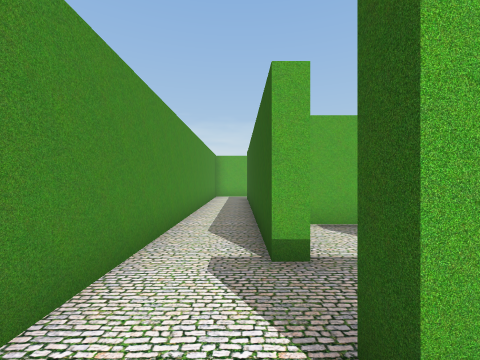
View 1 (above)

24 first-person views from a walk through a scene from a Unity 3-D project. The camera is 1.3 m above the floor, looks level and sees 90° across. The floor is counted in squares, 1.35 m on a side. Each view is taken from the middle of a square. On the plan, view 1 faces up. The plan holds only what a view shows up to about 10 squares ahead; the rest is blank. The place goes on beyond the plan. The player is left out.

View 2
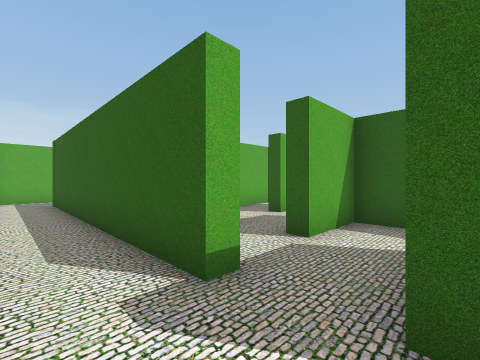

View 3
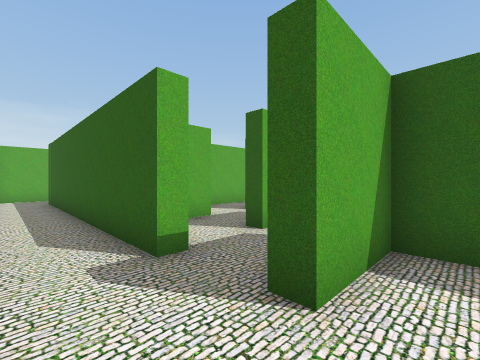

View 4
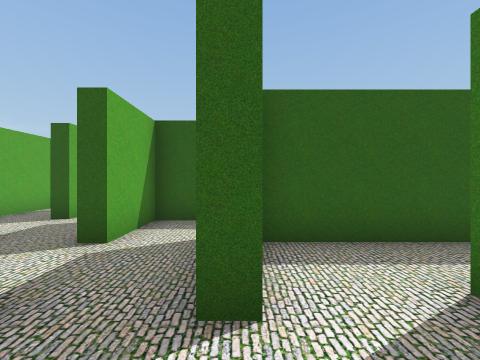

View 5
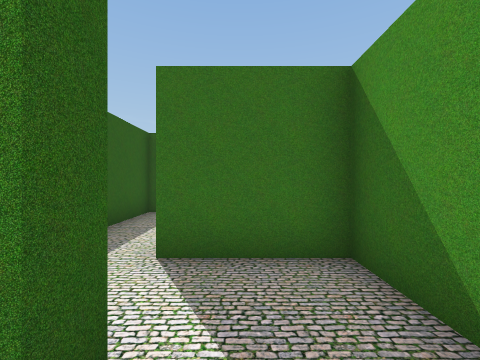

View 6
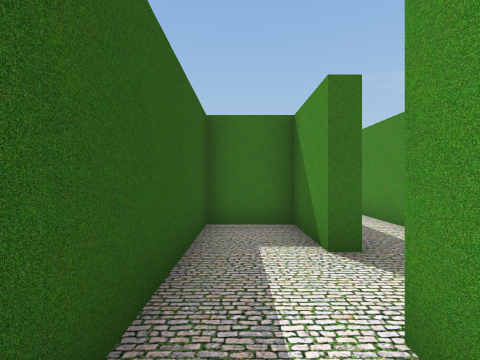

View 7
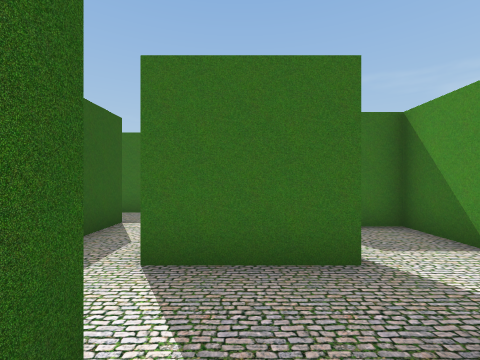

View 8
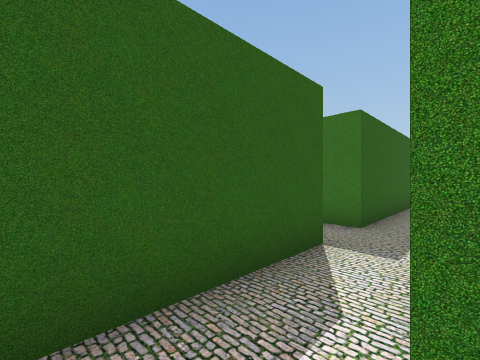

View 9
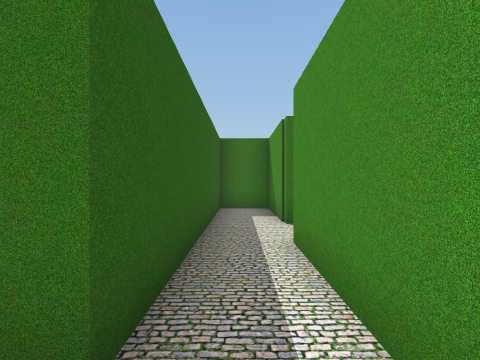

View 10
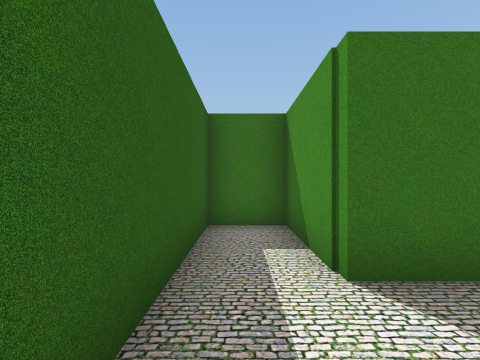

View 11
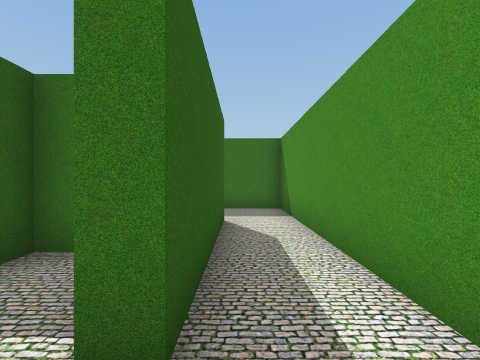

View 12
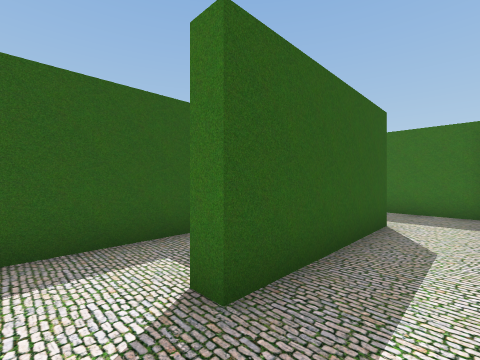

View 13
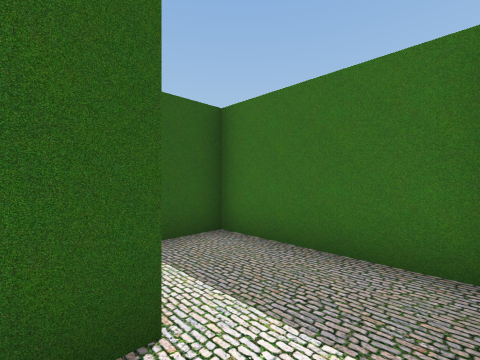

View 14
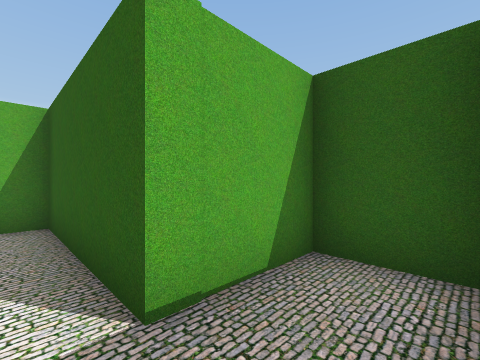

View 15
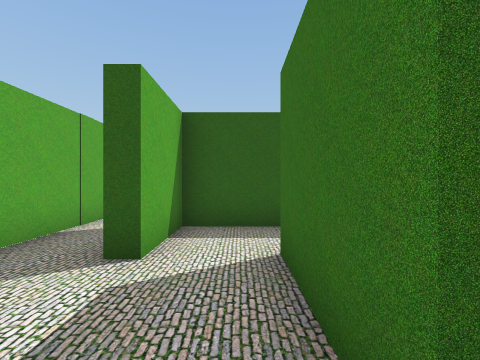

View 16
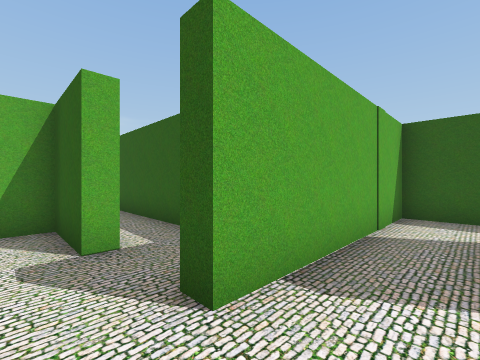

View 17
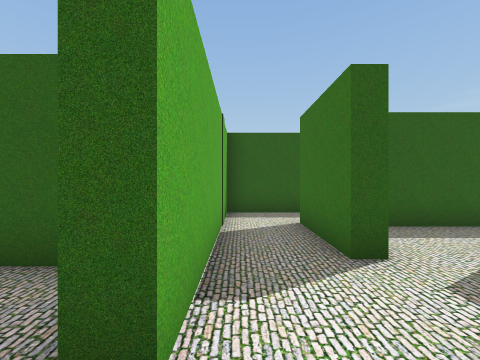

View 18
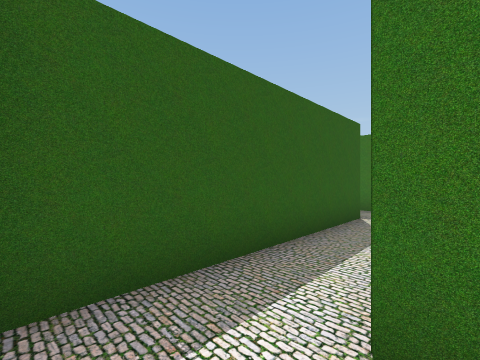

View 19
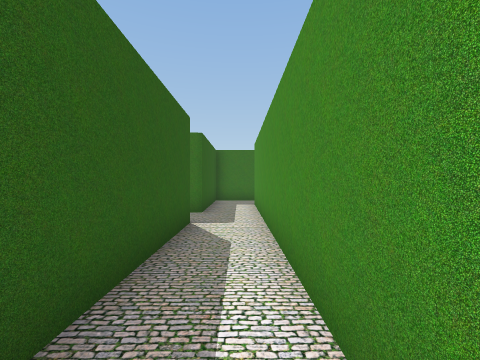

View 20
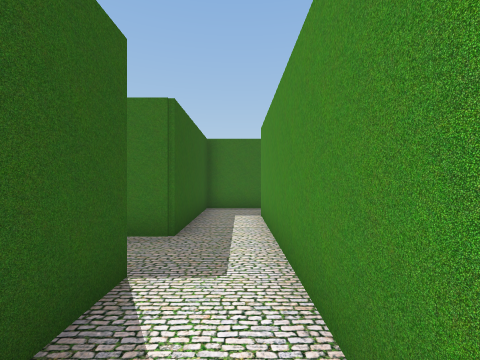

View 21
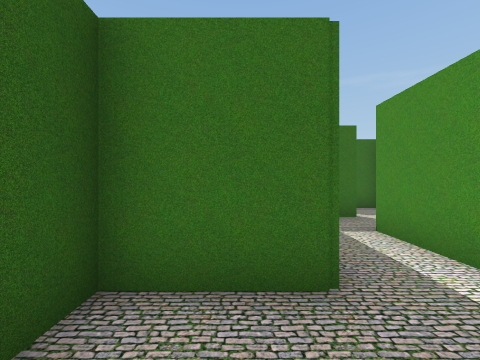

View 22
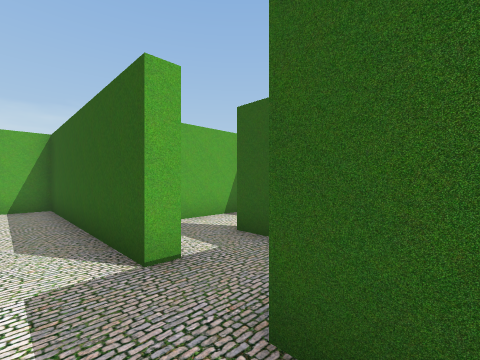

View 23
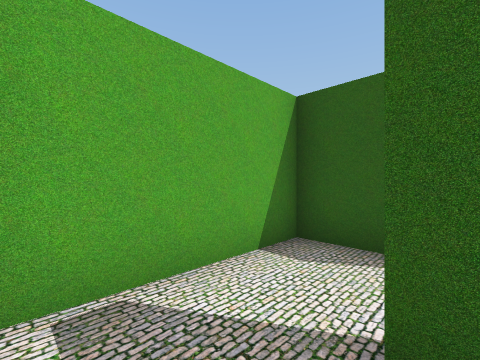

View 24
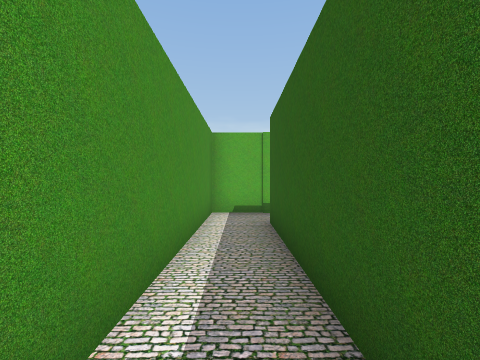

### Floor plan
Ten units are one square. View 1 is at (0, 0); x grows to the right and y downward. Boxes are objects, and circles mark ways between rooms. Rooms are numbered by the first view taken in them; rooms with no view inside come last. Other rooms are left out.
<svg viewBox="-19 -166 159 272">
<path fill="none" stroke="#000" d="M-14 -6 -14 11 10 11M15 -8 6 -8M-14 -97 -14 -6M9 -28 4 -28 4 -120M6 -8 6 -13 16 -13M4 -139 -10 -139M10 11 10 15M27 15 27 -8 15 -8M27 -30 27 -35M31 -52 15 -52M16 -13 31 -13M32 28 32 58M70 30 70 14 47 14 47 -30 27 -30M47 56 47 31 55 31M4 78 4 31M-14 34 -14 101 27 101 27 88M49 -52 49 -57 74 -57 74 36M32 -95 27 -95 27 -116 20 -116M96 -6 91 -6 91 -74 31 -74 31 -79M70 52 91 52 91 11M115 -32 100 -32M112 -4 112 -14M49 -161 32 -161 32 -95M47 -90 47 -144M4 31 8 31 8 52 27 52 27 15M32 73 32 101M16 73 30 73 30 101 47 101 47 56M135 -19 135 -32 115 -32M27 -35 51 -35M91 11 112 11 112 -4"/>
<circle cx="-5" cy="-10" r="3" fill="#2a7"/>
<circle cx="10" cy="0" r="3" fill="#2a7"/>
<circle cx="10" cy="-20" r="3" fill="#2a7"/>
<circle cx="20" cy="10" r="3" fill="#2a7"/>
<circle cx="20" cy="-30" r="3" fill="#2a7"/>
<circle cx="30" cy="-40" r="3" fill="#2a7"/>
<circle cx="30" cy="-20" r="3" fill="#2a7"/>
<circle cx="40" cy="50" r="3" fill="#2a7"/>
<circle cx="10" cy="25" r="3" fill="#2a7"/>
<circle cx="40" cy="-90" r="3" fill="#2a7"/>
<circle cx="40" cy="-50" r="3" fill="#2a7"/>
<circle cx="90" cy="0" r="3" fill="#2a7"/>
<circle cx="110" cy="-20" r="3" fill="#2a7"/>
<circle cx="100" cy="-10" r="3" fill="#2a7"/>
<text x="0" y="0">1</text>
<text x="0" y="-70">2</text>
<text x="20" y="0">3</text>
<text x="20" y="-40">4</text>
<text x="20" y="-20">5</text>
<text x="40" y="20">6</text>
<text x="0" y="60">7</text>
<text x="60" y="-60">8</text>
<text x="100" y="-20">9</text>
<text x="40" y="-130">10</text>
<text x="20" y="30">11</text>
<text x="40" y="70">12</text>
<text x="120" y="-20">13</text>
<text x="40" y="-40">14</text>
<text x="100" y="0">15</text>
</svg>
Room 1 opens to room 2. Room 1 opens to room 3. Room 2 opens to room 5. Room 3 opens to room 11. Room 4 opens to room 5. Room 4 opens to room 14. Room 5 opens to room 6. Room 6 opens to room 12. Room 7 opens to room 11. Room 8 opens to room 10. Room 8 opens to room 14. Room 8 opens to room 15. Room 9 opens to room 13. Room 9 opens to room 15.

Where each view was taken, in squares from view 1:
view 1: 0 up, 0 right, facing up
view 2: 1 up, 1 left, facing up-right
view 3: 0 up, 1 left, facing up-right
view 4: 1 up, 1 left, facing right
view 5: 2 up, 0 right, facing down
view 6: 0 up, 2 right, facing down
view 7: 4 up, 2 right, facing down
view 8: 2 up, 3 right, facing down-right
view 9: 2 down, 4 right, facing down
view 10: 5 down, 4 right, facing down
view 11: 2 down, 0 right, facing down
view 12: 2 down, 1 left, facing down-right
view 13: 7 down, 1 left, facing down-right
view 14: 3 down, 4 right, facing up-right
view 15: 4 up, 2 right, facing right
view 16: 6 up, 2 right, facing up-right
view 17: 7 up, 2 right, facing right
view 18: 7 up, 7 right, facing down-right
view 19: 6 up, 8 right, facing down
view 20: 3 up, 8 right, facing down
view 21: 1 up, 10 right, facing down
view 22: 2 down, 8 right, facing up-right
view 23: 1 up, 10 right, facing up-right
view 24: 9 up, 4 right, facing up
